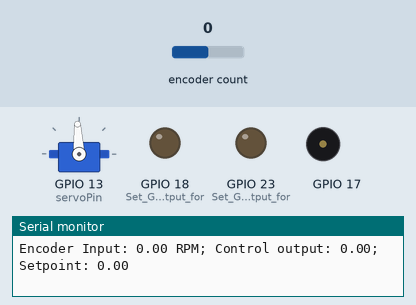
A program run on a simulated ESP32. On the bench: servo, output pins drawn as LEDs (lit = HIGH), buzzer (waves = sounding), the last lines printed to the serial monitor. The test bench sets the inputs (shaded band); at power-on: encoder count 0. WiFi joins after 1.5 s; servers stay silent unless stated; servo pulses on a pin are drawn as a servo (544–2400 µs = 0–180°).

Above: at 3.7 s.
3.8 s: encoder count set to 1
At 4.8 s:
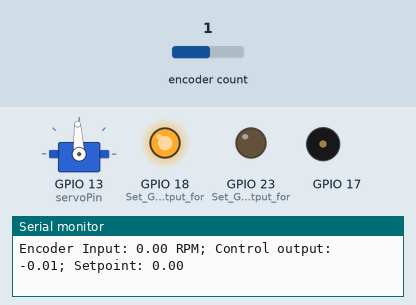
5.4 s: encoder count set to 0
At 6.1 s:
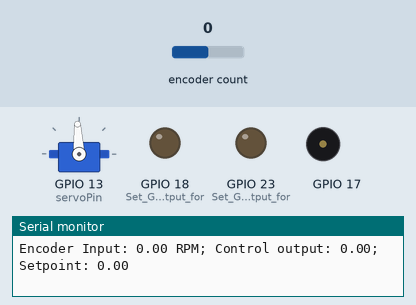
7.0 s: encoder count set to 4
At 8.5 s:
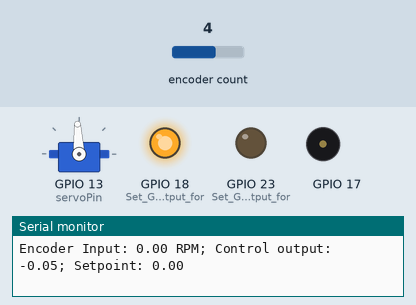
Timing chart, 0 to 10.0 s (numbered marks = the images above; inputs shaded):
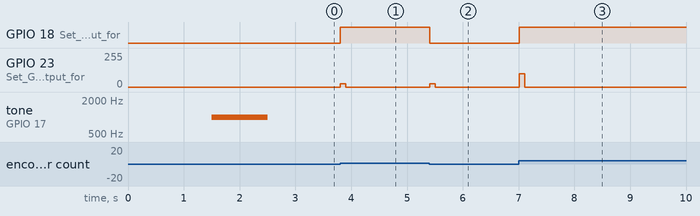

The program:

main.cpp
```cpp
/**
 * Project:     BasicOTA for VSCode-PlatformIO
 * Inspiration: https://lastminuteengineers.com/esp32-ota-updates-arduino-ide/
*/

#include <Arduino.h>
#include <WiFi.h>
#include "BasicOTA.hpp"
#include <ESPServo.h>
#include <WebSocketsServer.h>
#include <ESP32Encoder.h>
#include <QuickPID.h>

#define SSID      "Mi 10"
#define PASSWORD  "samiunsamiun"

BasicOTA OTA;
ESPServo servo;
ESP32Encoder encoder;
float encoder_input = 0.0; // Variable to hold the encoder count
float output = 0.0; // Variable to hold the PID output
float setpoint = 0.0; // Variable to hold the setpoint for the PID controller
QuickPID pid(&encoder_input, &output, &setpoint, 2.0, 5.0, 1.0, QuickPID::Action::direct);
// WebSocket server on port 81
WebSocketsServer webSocket(81);
const int servoPin = 13; // GPIO pin for the servo
const int servoAngle = 90; // Angle to set the servo to

const int pulse_per_revolution = 489; // Number of pulses per revolution for the encoder
const int max_rpm = 300; // Maximum RPM for the motor

// Struct to hold servo and throttle values
struct ServoThrottle {
  float servoValue;
  float throttleValue;
};

void runOTA(void *pvParam){
  while (true) {
    OTA.handle();
    vTaskDelay(pdMS_TO_TICKS(10)); // Delay for 1 second
  }
}

void runWebSocket(void *pvParam){
  while (true) {
    webSocket.loop();
    vTaskDelay(pdMS_TO_TICKS(10)); // Delay for 1 second
  }
}

// Variables to store received values (0.0 - 100.0)
float steer = 50.0;
float throttle = 0.0;

// WebSocket event handler
void onWebSocketEvent(uint8_t num, WStype_t type, uint8_t* payload, size_t length) {
  switch (type) {
    case WStype_CONNECTED: {
      IPAddress ip = webSocket.remoteIP(num);
      Serial.printf("Client [%u] connected from %s\n", num, ip.toString().c_str());
      break;
    }
    case WStype_DISCONNECTED: {
      Serial.printf("Client [%u] disconnected\n", num);
      break;
    }
    case WStype_BIN: {
      // Expect exactly two floats (8 bytes total)
      if (length == sizeof(ServoThrottle)) {
        ServoThrottle data;
        memcpy(&data, payload, sizeof(ServoThrottle));
        // Assign to control variables
        if (data.servoValue < 0.0 || data.servoValue > 100.0) {
          Serial.println("Invalid servo value");
          return;
        }
        if (data.throttleValue < 0.0 || data.throttleValue > 100.0) {
          Serial.println("Invalid throttle value");
          return;
        }
        steer = data.servoValue;
        throttle = data.throttleValue;
        setpoint = (throttle / 100.0) * max_rpm; // Convert throttle to RPM
        pid.Compute(); // Compute the PID output
        Serial.printf("Control Output\n", output);
        Serial.printf("Steer: %.2f, Throttle: %.2f\n", steer, setpoint);
        // TODO: Use steer & throttle to drive motors/servos
      } else {
        Serial.printf("Unexpected binary length: %u bytes\n", length);
      }
      break;
    }
    case WStype_TEXT: {
      // Optionally handle text commands here
      break;
    }
    default:
      break;
  }
}

void playTone(int tone_val, int duration) {
  tone(17, tone_val, duration); // Set GPIO 17 to the specified frequency
  delay(duration * 1.30);
  noTone(17);
}

void mario_task(void *pvParam) {
  while (true) {
    // playTone(660, 100); delay(150);
    // playTone(660, 100); delay(300);
    // playTone(660, 100); delay(300);
    // playTone(510, 100); delay(100);
    // playTone(660, 100); delay(300);
    // playTone(770, 100); delay(550);
    // playTone(380, 100); delay(575);

    // playTone(510, 100); delay(450);
    // playTone(380, 100); delay(400);
    // playTone(320, 100); delay(500);
    // playTone(440, 100); delay(300);
    // playTone(480, 80); delay(330);
    // playTone(450, 100); delay(150);
    // playTone(430, 100); delay(300);
    // playTone(380, 100); delay(200);
    // playTone(660, 80); delay(200);
    // playTone(760, 50); delay(200);
    // playTone(860, 100); delay(300);
    // playTone(700, 80); delay(150);
    // playTone(760, 50); delay(350);
    // playTone(660, 80); delay(300);
    // playTone(520, 80); delay(150);
    // playTone(580, 80); delay(150);
    // playTone(480, 80); delay(500);
    vTaskDelay(pdMS_TO_TICKS(1000)); // Delay for 1 second
  }
}

void control_task(void *pvParam) {
  int delta = 0;
  int last_encoder_input = 0;
  while (true) {
    // Read the encoder count
    delta = encoder.getCount();
    delta = delta - last_encoder_input;
    last_encoder_input = encoder.getCount();
    encoder_input = (float)delta / pulse_per_revolution * 60.0; // Convert to RPM
    // Compute the PID output
    pid.Compute();
    Serial.printf("Encoder Input: %.2f RPM; Control output: %.2f; Setpoint: %.2f\n", encoder_input, output, setpoint);
    vTaskDelay(pdMS_TO_TICKS(10)); // Delay for 1 second
  }
}

void setup() {
  Serial.begin(115200);
  Serial.println("Startup");
  WiFi.mode(WIFI_STA);
  WiFi.begin(SSID, PASSWORD);
  while (WiFi.waitForConnectResult() != WL_CONNECTED) {
    Serial.println("Connection Failed! Rebooting...");
    delay(5000);
    ESP.restart();
  }
  tone(17, 1000); // Set GPIO 18 to 1 kHz
  vTaskDelay(pdMS_TO_TICKS(1000)); // Delay for 1 second
  tone(17, 0); // Stop the tone
  servo.attach(servoPin); // Attach the servo to the specified pin
  servo.writeMicroseconds(1500); // Set the servo to 1000 microseconds (minimum pulse width)
  pinMode(25, INPUT_PULLDOWN); // Set GPIO 25 as input for the encoder
  pinMode(26, INPUT_PULLDOWN); // Set GPIO 26 as input for the encoder
  pinMode(18, OUTPUT); // Set GPIO 18 as output for the throttle
  pinMode(23, OUTPUT); // Set GPIO 23 as output for the throttle
  analogWriteFrequency(50000); // Set the PWM frequency to 50 kHz
  analogWriteResolution(8); // Set the PWM resolution to 8 bits (0-255)

  pid.SetOutputLimits(-255, 255); // Set the output limits for the PID controller
  pid.SetMode(QuickPID::Control::automatic); // Set the PID controller to automatic mode
  pid.SetSampleTimeUs(10000); // Set the sample time to 10 ms

  OTA.begin(); // Setup settings

  Serial.println("Ready");
  Serial.print("IP address: ");
  Serial.println(WiFi.localIP());

  // Start WebSocket server
  webSocket.begin();
  webSocket.onEvent(onWebSocketEvent);

  // Setup the encoder
  encoder.attachHalfQuad(26, 25); // Attach the encoder to GPIO pins 34 and 35
  encoder.setCount(0); // Initialize the encoder count to 0
  encoder.setFilter(100); // Set the filter to 100 counts

  // Run the OTA loop in another thread
  xTaskCreate(
    runOTA,       // Function to implement the task
    "runOTA",     // Name of the task
    10000,        // Stack size in words
    NULL,         // Task input parameter
    1,            // Priority of the task
    NULL);        // Task handle

  // Run the WebSocket loop in another thread
  xTaskCreate(
    runWebSocket, // Function to implement the task
    "runWebSocket", // Name of the task
    10000,        // Stack size in words
    NULL,         // Task input parameter
    1,            // Priority of the task
    NULL);        // Task handle

  // Run the Mario task in another thread
  xTaskCreate(
    mario_task,   // Function to implement the task
    "mario_task", // Name of the task
    10000,        // Stack size in words
    NULL,         // Task input parameter
    1,            // Priority of the task
    NULL);        // Task handle

  // Run the control task in another thread
  xTaskCreate(
    control_task, // Function to implement the task
    "control_task", // Name of the task
    10000,        // Stack size in words
    NULL,         // Task input parameter
    1,            // Priority of the task
    NULL);        // Task handle
}

void loop() {
  vTaskDelay(pdMS_TO_TICKS(100)); // Delay for 1 second
  servo.write(steer*1.8); // Set the servo to the desired angle

  // Print the encoder count
  // vTaskDelay(pdMS_TO_TICKS(1000)); // Delay for 1 second
  // servo.writeMicroseconds(2000);
  digitalWrite(18, output < 0 ? HIGH: LOW); // Set GPIO 25 to HIGH
  analogWrite(23, abs(output)); // Set GPIO 26 to the absolute value of throttle
}
```

Measured:
- after the input at 3.8 s, GPIO 18 (Set_GPIO_18_as_output_for): LOW → HIGH at once; GPIO 23 (Set_GPIO_23_as_output_for): 0/255 → 25/255 at once, → 0/255 0.10 s later
- after the input at 5.4 s, GPIO 18 (Set_GPIO_18_as_output_for): HIGH → LOW at once; GPIO 23 (Set_GPIO_23_as_output_for): 0/255 → 25/255 at once, → 0/255 0.10 s later
- after the input at 7.0 s, GPIO 18 (Set_GPIO_18_as_output_for): LOW → HIGH at once; GPIO 23 (Set_GPIO_23_as_output_for): 0/255 → 100/255 at once, → 0/255 0.10 s later
